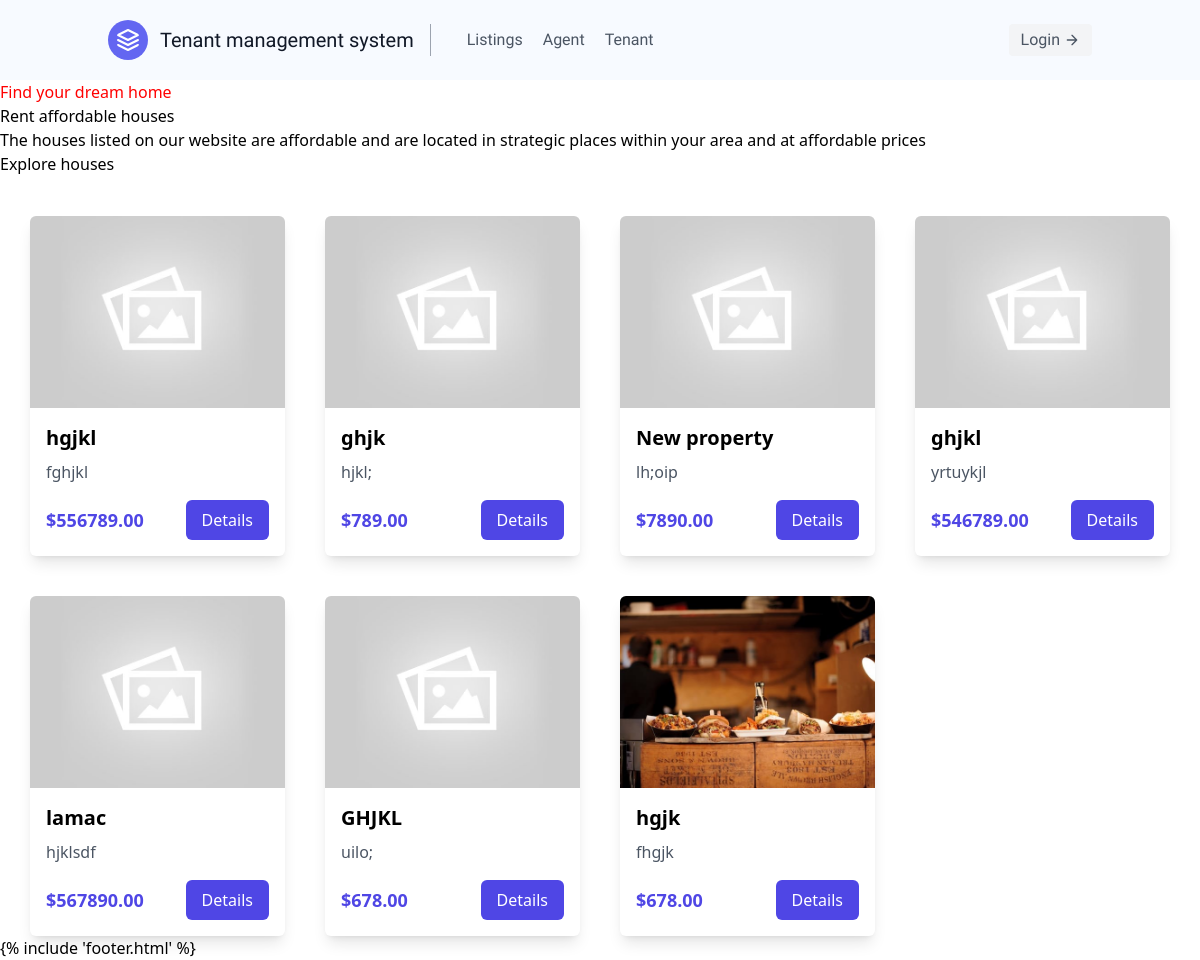
The app's page /, older data.
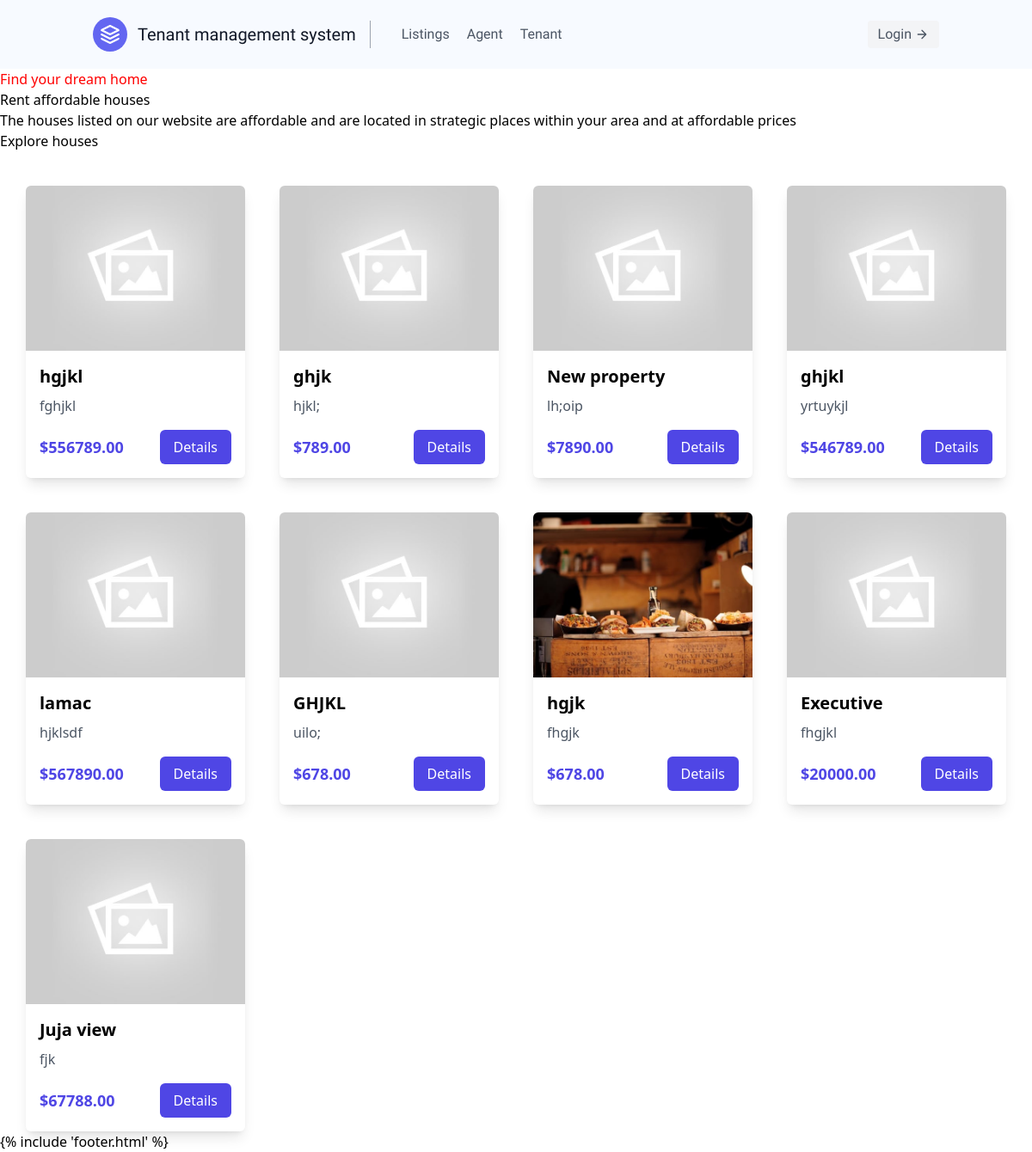
The same page, newer data.
### users/models.py (models this page shows, shortened)
class Property(models.Model):
    name = models.CharField(max_length=50)
    location = models.CharField(max_length=50)
    image = models.ImageField(default='default.jpg', blank=True, null=True, upload_to='apartments')
    price = models.DecimalField(max_digits=10, decimal_places=2)
    description = models.TextField()
    agent = models.ForeignKey(Agent, on_delete=models.CASCADE)

### users/views.py (the view)
# urls.py: path('',views.landing_page, name='landing_page'),
def landing_page(request):
    apartments = Property.objects.all()
    context = {
        'apartments':apartments
    }
    return render(request,'users/home.html',context)

### users/templates/users/home.html
{% extends 'main.html' %} {% load static %} {% block content %}
<div className="hero-bg">
  <div
    className="flex flex-col mx-auto w-[80%] md:mx-0 md:text-start  text-center md:pl-28"
  >
    <h2 className="text-[#e3af5a] uppercase font-barlow">
      Find your dream home
    </h2>
    <h1 className="text-[#fff] mt-5 font-gilda text-6xl">
      Rent affordable houses
    </h1>
    <p className="text-2xl text-[#fff]  font-gilda md:w-[60%] mt-5">
      The houses listed on our website are affordable and are located in
      strategic places within your area and at affordable prices
    </p>
    <button
      className="bg-[#fff] font-barlow uppercase ml-20 md:ml-0 text-[#151623]  px-4 py-4 mt-10 w-44 rounded-md"
    >
      Explore houses
    </button>
  </div>
</div>
<div
  class="grid grid-cols-1 sm:grid-cols-2 md:grid-cols-4 mt-10 md:mx-auto md:w-[95%] gap-10"
>
  {% for apartment in apartments %}
  <div class="bg-white shadow-lg rounded-md overflow-hidden">
    <img
      src="{{ apartment.image.url }}"
      alt="{{ apartment.name }}"
      class="w-full h-48 object-cover object-center"
    />
    <div class="p-4">
      <h5 class="text-xl font-semibold">{{ apartment.name }}</h5>
      <p class="text-gray-600 mt-2">{{ apartment.description }}</p>
      <div class="flex justify-between items-center mt-4">
        <span class="text-lg font-semibold text-indigo-600"
          >${{ apartment.price }}</span
        >
        <a
          href="{% url 'property_details' apartment.id %}"
          class="bg-indigo-600 text-white px-4 py-2 rounded-md hover:bg-indigo-700"
          >Details</a
        >
      </div>
    </div>
  </div>
  {% endfor %}
</div>
{% endblock %}

### templates/main.html (shortened to what this page needs)
<!DOCTYPE html>
{% load static %}
<html lang="en">
  <head>
    <script src="https://cdn.tailwindcss.com"></script>
    <link rel="stylesheet" href="{% static 'css/main.css' %}" />
    <link
      rel="stylesheet"
      href="https://cdnjs.cloudflare.com/ajax/libs/font-awesome/6.0.0-beta3/css/all.min.css"
    />
    <link rel="stylesheet" href="{% static 'css/main.css' %}" />
  </head>
  <body>
    {% include 'navbar.html' %} {% block content %} {% endblock %} {% include
    'footer.html' %}
  </body>
</html>

### templates/navbar.html (shortened to what this page needs)
<header
  class="text-gray-600 body-font bg-[#f7faff]"
  style="font-family: 'Plus Jakarta Sans', sans-serif"
>
  <div
    class="container mx-auto flex flex-wrap p-5 flex-col md:flex-row items-center"
  >
    <a
      class="flex title-font font-medium items-center text-gray-900 mb-4 md:mb-0"
    >
      <svg
        xmlns="http://www.w3.org/2000/svg"
        fill="none"
        stroke="currentColor"
        stroke-linecap="round"
        stroke-linejoin="round"
        stroke-width="2"
        class="w-10 h-10 text-white p-2 bg-indigo-500 rounded-full"
        viewBox="0 0 24 24"
      >
        <path
          d="M12 2L2 7l10 5 10-5-10-5zM2 17l10 5 10-5M2 12l10 5 10-5"
        ></path>
      </svg>
      <span class="ml-3 text-xl">Tenant management system</span>
    </a>
    <nav
      class="md:mr-auto md:ml-4 md:py-1 md:pl-4 md:border-l md:border-gray-400 flex flex-wrap items-center text-base justify-center"
    >
      <a class="mr-5" href="{% url 'landing_page' %}">Listings</a>
      <a
        class="mr-5 hover:text-gray-900"
        href="{% if user.is_authenticated and user.is_agent %}{% url 'agent_home' %}{% else %}{% url 'agent_signup' %}{% endif %}"
        >Agent</a
      >
      <a
        class="mr-5 hover:text-gray-900"
        href="{% if user.is_authenticated and user.is_tenant %}{% url 'tenant_home' %}{% else %}{% url 'tenant_signup' %}{% endif %}"
        >Tenant</a
      >
    </nav>
    {% if user.is_authenticated %}
    <button
      class="inline-flex items-center bg-gray-100 border-0 py-1 px-3 focus:outline-none hover:bg-gray-200 rounded text-base mt-4 md:mt-0"
    >
      <a href="{% url 'logout' %}">
        Logout
        <svg
          fill="none"
          stroke="currentColor"
          stroke-linecap="round"
          stroke-linejoin="round"
          stroke-width="2"
          class="w-4 h-4 ml-1"
          viewBox="0 0 24 24"
        >
          <path d="M5 12h14M12 5l7 7-7 7"></path>
        </svg>
      </a>
    </button>
    {% else %}
    <button
      class="inline-flex items-center bg-gray-100 border-0 py-1 px-3 focus:outline-none hover:bg-gray-200 rounded text-base mt-4 md:mt-0"
    >
      Login
      <svg
        fill="none"
        stroke="currentColor"
        stroke-linecap="round"
        stroke-linejoin="round"
        stroke-width="2"
        class="w-4 h-4 ml-1"
        viewBox="0 0 24 24"
      >
        <path d="M5 12h14M12 5l7 7-7 7"></path>
      </svg>
    </button>
    {% endif %}
  </div>
</header>

### static/css/main.css (style rules this page uses)
h2 { color: red; }

Row changes from the older to the newer data that the page shows:
added Property: image (placeholder picture), name "Executive", description "fhgjkl", price "20000.00"
added Property: image (placeholder picture), name "Juja view", description "fjk", price "67788.00"
